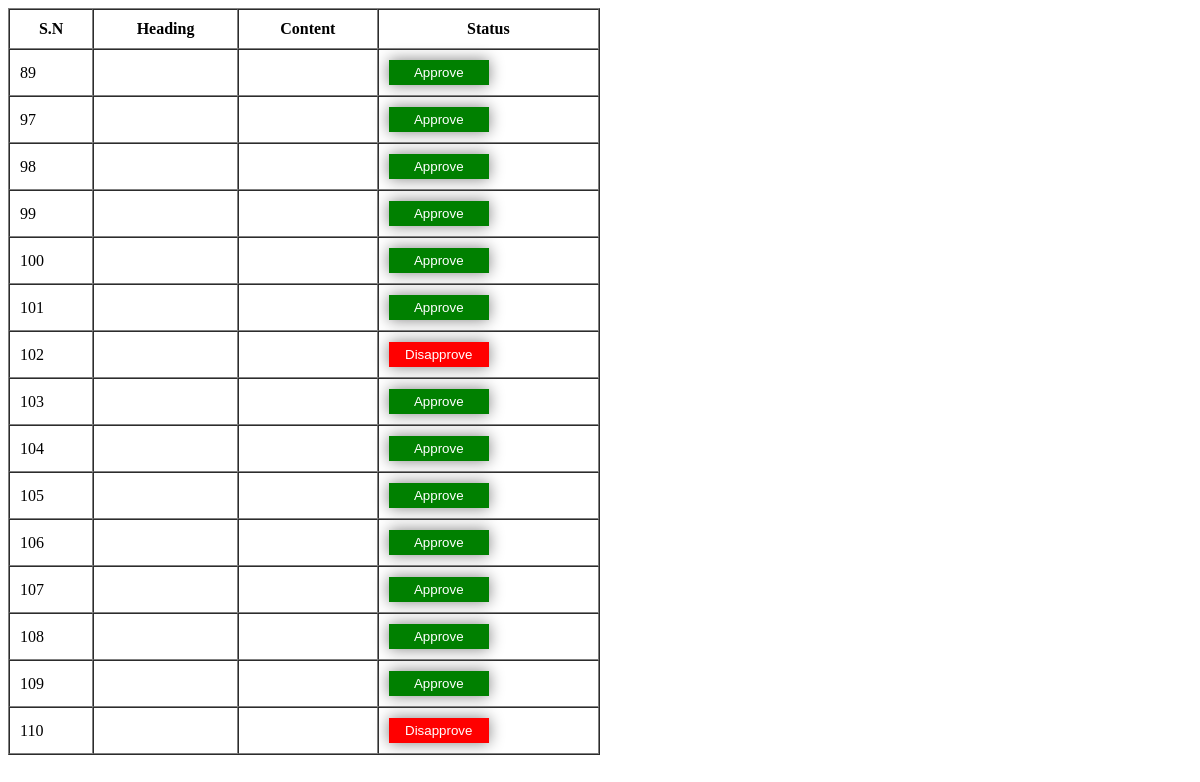
Before: /admin/approval-button.php with the older database file.
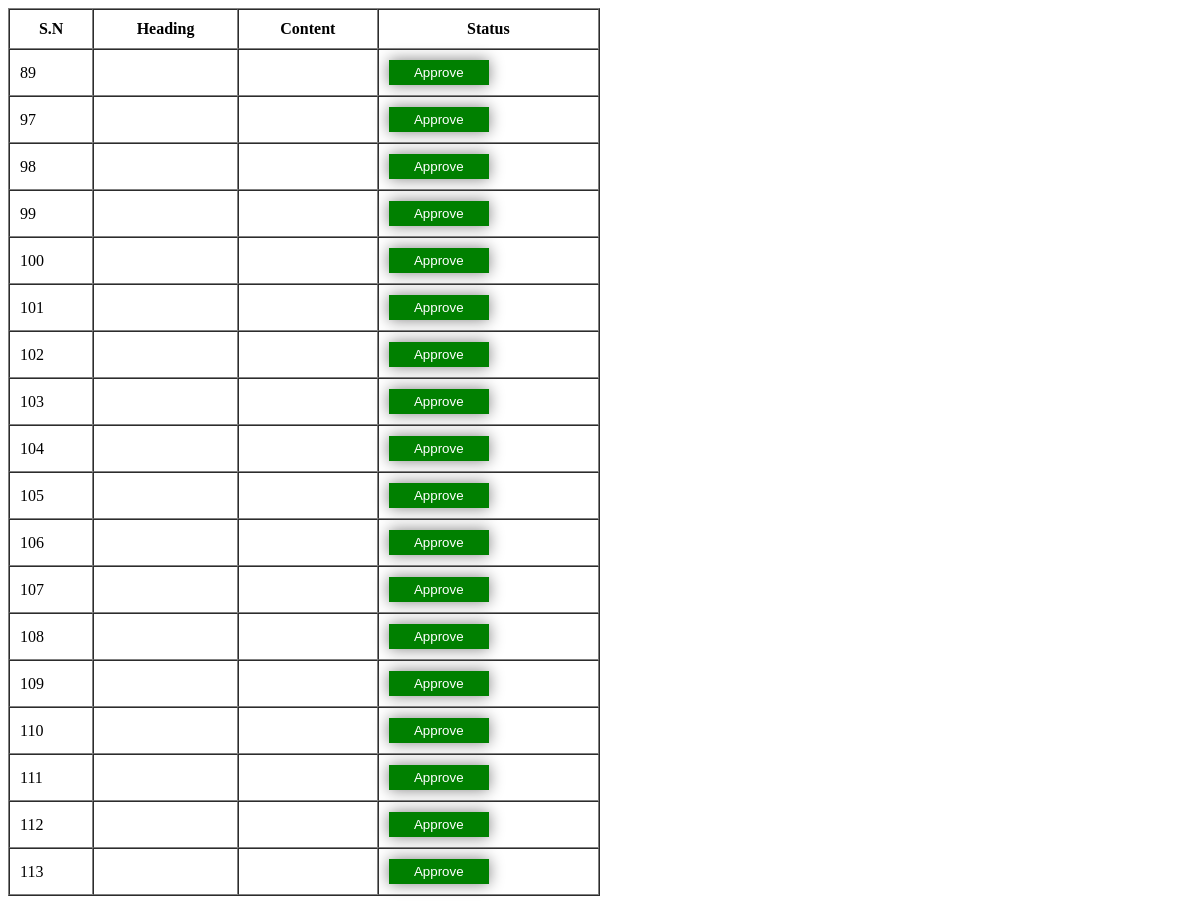
After: the same page with the newer database file.
### tables this page shows
CREATE TABLE `articles` (
  `id` int(11) NOT NULL,
  `category_id` int(11) NOT NULL,
  `user_id` int(11) NOT NULL,
  `topic_name` varchar(250) NOT NULL,
  `descripion` text NOT NULL,
  `image_banner` varchar(250) NOT NULL,
  `create_at` timestamp NOT NULL DEFAULT current_timestamp() ON UPDATE current_timestamp(),
  `view` varchar(50) NOT NULL,
  `keyword_seo` varchar(500) NOT NULL,
  `descripion_seo` varchar(500) NOT NULL,
  `url_articles_seo` varchar(350) NOT NULL,
  `update_at` datetime NOT NULL,
  `update_by` int(11) NOT NULL,
  `status` tinyint(4) NOT NULL DEFAULT 0
);

### admin/fetch-data.php (called while the page is built)
<?php
function fetchData($conn){
    $sql = "SELECT * FROM articles";
    $result = $conn->query($sql);
    if ($result->num_rows > 0) {
    $row= $result->fetch_all(MYSQLI_ASSOC);
    return $row;
}else{
    return $row=[];
}
}

### admin/approval-button.php (the view, shortened to what this page needs)
<?php
include("../connection.php");
include("fetch-data.php");
?>
<!DOCTYPE html>
<html>
<head>
</head>
<body>
    <table border="1" cellspacing="0" cellpadding="10" width="50%">
        <tr>
            <th>S.N</th>
            <th>Heading</th>
            <th>Content</th>
            <th>Status</th>
        </tr>
        <?php
        $fetchData = fetchData($conn);
        if (count($fetchData) > 0) {
            foreach ($fetchData as $data) {
        ?>
                <tr>
                    <td><?php echo $data['id']; ?></td>
                    <td><?php echo $data['heading']; ?></td>
                    <td><?php echo $data['content']; ?></td>
                    <td>
                        <button onclick="updateStatus(<?php echo $data['id']; ?>)" id="statusBtn<?php echo $data['id']; ?>" class="status-btn <?php echo $data['status'] == 0 ? 'approve' : 'disapprove'; ?>"><?php echo $data['status'] == 0 ? 'Approve' : 'Disapprove'; ?></button>
                    </td>
                <tr>
            <?php
            }
        } ?>
    </table>
</body>
</html>

Changed rows visible on the page:
changed articles id 102: status "Disapprove" → "Approve"
changed articles id 110: status "Disapprove" → "Approve"
added articles: id "111", status "Approve"
added articles: id "112", status "Approve"
added articles: id "113", status "Approve"
